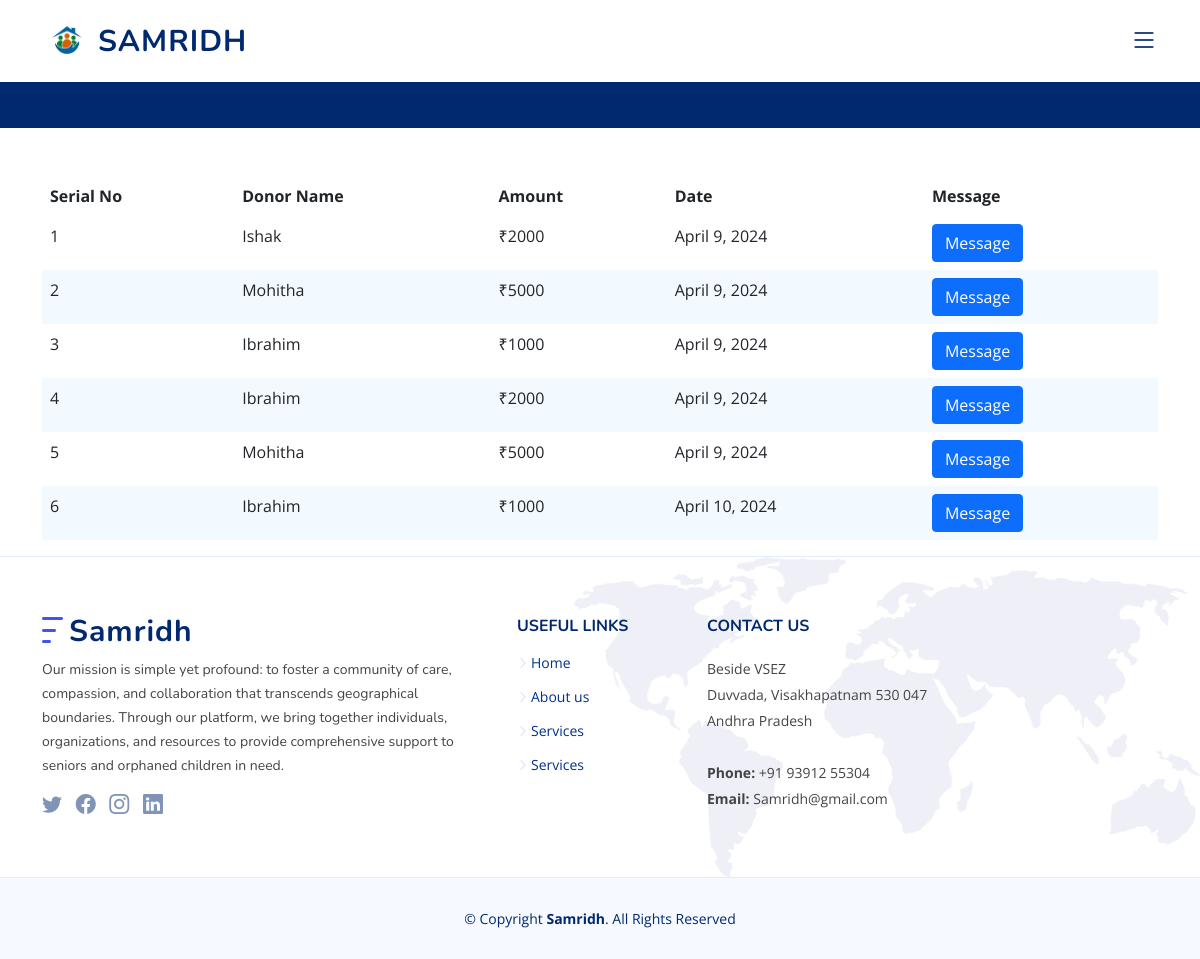
The app's page /Organization/donation/ (signed in) with its own data.
### Payment/models.py (models this page shows)
class Donations(models.Model):
    id = models.AutoField(primary_key = True)
    organization_id = models.ForeignKey("Organization.VerifiedOrganizations", on_delete=models.CASCADE)
    organization_name = models.CharField(max_length = 100, default = '')
    organization_type= models.CharField( max_length=50, default = 'Orphanage')
    donor_id = models.ForeignKey("Donor.Donors", on_delete=models.CASCADE)
    donor_name = models.CharField(max_length = 100, default = '')
    amount = models.IntegerField()
    transaction_id = models.CharField( max_length=200, unique = True)
    message = models.CharField( max_length=200, default = '')
    date = models.DateField(auto_now_add=True)

### Organization/views.py (the view)
# urls.py: path('donation/', DonationView, name = 'donation'),
def DonationView(request):
    if 'Auth' in request.session :
        donations = Donations.objects.filter(organization_id = request.session['id']).all()
        if donations.exists():
            return render(request, 'Org_donation.html',{'donations' : donations})
        else:
            return render(request, 'Org_donation.html',{'donations' : donations})
    return HttpResponse('<h1> Session expired.. Login again </h1>')

### Organization/Templates/Org_donation.html (shortened to what this page needs)
{% extends 'Org_Base.html' %}
{% block Donations %}
<main id="main">
    <section class="breadcrumbs">
    </section>
    {% if donations.count > 0 %}
    <div class="container mt-5">
        <table class="table table-bordered">
            <thead>
                <tr>
                    <th>Serial No</th>
                    <th>Donor Name</th>
                    <th>Amount</th>
                    <th>Date</th>
                    <th>Message</th>
                </tr>
            </thead>
            <tbody>
                {% for donation in donations %}
                <tr>
                    <td>{{ forloop.counter }}</td>
                    <td>{{ donation.donor_name }}</td>
                    <td>₹{{ donation.amount }} </td>
                    <td>{{ donation.date }}</td>
                    <td><button type="button" class="btn btn-primary open-popup" data-message="{{ donation.message }}">Message</button></td>
                </tr>
                {% endfor %}
            </tbody>
        </table>
    </div>
    {% else %}
    <h2>You have not yet received any donations.☹️</h2>
    {% endif %}
</main>
{% endblock  %}

### Main/static/css/Org_profile.css (style rules this page uses)
:root { scroll-behavior: smooth; }
body { font-family: "Open Sans", sans-serif; color: #444444; }
.breadcrumbs { padding: 15px 0; background: #012970; min-height: 40px; margin-top: 82px; color: #fff; }

### Organization/static/css/donation.css (style rules this page uses)
.table-bordered { border-radius: 10px; border-collapse: separate; border-spacing: 0; }
.table tbody tr:nth-child(even) { background-color: #f2f9ff; }
.table-bordered th, .table-bordered td { border: none; }

### records on screen
Donations: donor_name "Ishak", amount "2000", date "April 9, 2024"
Donations: donor_name "Mohitha", amount "5000", date "April 9, 2024"
Donations: donor_name "Ibrahim", amount "1000", date "April 9, 2024"
Donations: donor_name "Ibrahim", amount "2000", date "April 9, 2024"
Donations: donor_name "Mohitha", amount "5000", date "April 9, 2024"
Donations: donor_name "Ibrahim", amount "1000", date "April 10, 2024"
